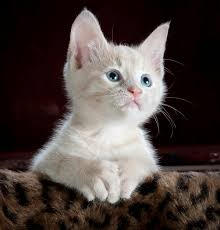
#> input picture Photos/cat.jpg, 220 x 230 px
$ python transformations.py
#> lines starting #> are read from the running program, lines starting #| are printed output that depends on the picture
import cv2 as cv
import numpy as np

# Load image
img = cv.imread('Photos/cat.jpg')
#> img is the input picture: shape (230, 220, 3); mean B, G, R 63.6, 67.1, 77.6
cv.imshow('Cat', img)

# -------------------- Translate Function --------------------
def translate(img, x, y):
    # Create translation matrix
#> called with x = -100, y = 100
    transMat = np.float32([[1, 0, x], [0, 1, y]])
    dimensions = (img.shape[1], img.shape[0])  # (width, height)
#> dimensions = (220, 230)
    return cv.warpAffine(img, transMat, dimensions)
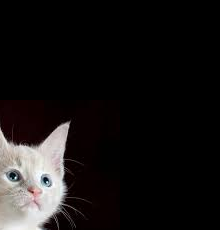
#> returned value: shape (230, 220, 3); mean of channels 0, 1, 2 21.4, 21.7, 24.1; drawn as B, G, R

# Translate image (-100 pixels in x, +100 pixels in y)
translated = translate(img, -100, 100)
cv.imshow('Translated', translated)

# -------------------- Rotate Function --------------------
def rotate(img, angle, rotPoint=None):
#> called with angle = -45
    (height, width) = img.shape[:2]
#> height = 230; width = 220

    if rotPoint is None:
        rotPoint = (width // 2, height // 2)
#> rotPoint = (110, 115)

    # Create rotation matrix
    rotMat = cv.getRotationMatrix2D(rotPoint, angle, 1.0)
    dimensions = (width, height)
#> dimensions = (220, 230)

    return cv.warpAffine(img, rotMat, dimensions)
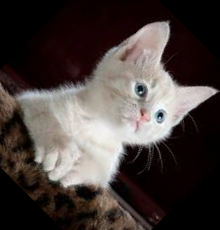
#> returned value: shape (230, 220, 3); mean of channels 0, 1, 2 61.3, 64, 72.9; drawn as B, G, R

# Rotate image (-45 degrees counterclockwise)
rotated = rotate(img, -45)
cv.imshow('Rotated', rotated)


#Flipping

flip = cv.flip(img,0)
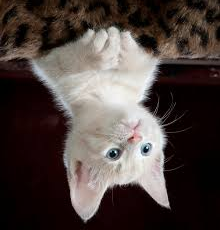
#> flip: shape (230, 220, 3); mean B, G, R 63.6, 67.1, 77.6
cv.imshow('Flip',flip)


cv.waitKey(0)
cv.destroyAllWindows()
